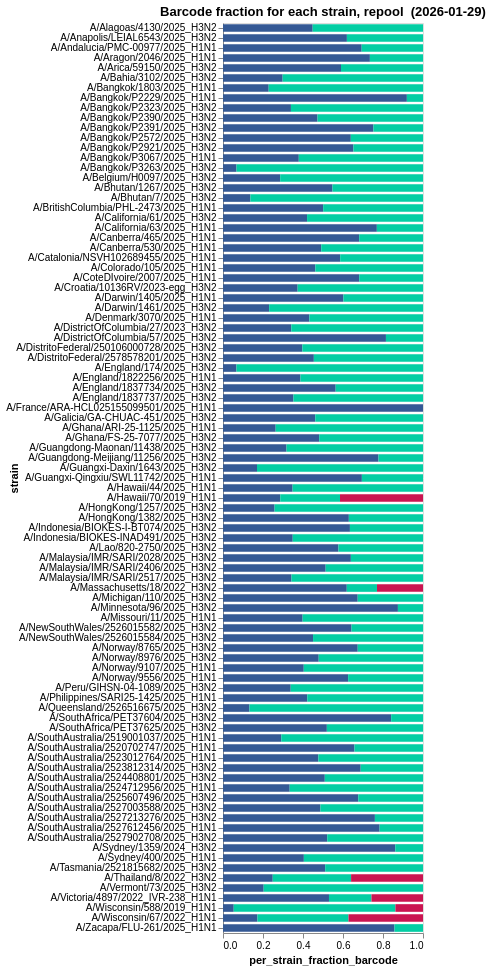

Notebook cell for this chart:
### Code cell
# Each barcode fraction across strains
all_barcode_counts = counts[['strain', 'barcode', 'count', 'well']].dropna()
single_well_all_barcode_counts = all_barcode_counts[all_barcode_counts['well'].isin([f'{well1}',f'{well2}'])]

# Get tidy single well means
tidy_single_well = single_well_all_barcode_counts[['strain','barcode','count']].groupby(['strain', 'barcode']).mean().reset_index()
# Get sums for each strain
strain_sums_df = tidy_single_well.groupby('strain').sum().rename(columns = {'count': 'strain_count_sum'}).reset_index()
# Merge and calculate per strain the fraction represented by each barcode
tidy_single_well = tidy_single_well.merge(strain_sums_df[['strain', 'strain_count_sum']], 
                       on = ['strain'],
                       validate="many_to_one",
                      )
tidy_single_well['per_strain_fraction_barcode'] = tidy_single_well['count'] / tidy_single_well['strain_count_sum']
tidy_single_well['barcode_letter'] = tidy_single_well.groupby('strain').cumcount().apply(lambda x: string.ascii_uppercase[x])

# Plot as colored bar chart
bar_chart = alt.Chart(tidy_single_well.query('count>4')).mark_bar(height={"band": 0.85}).encode(
    x = 'per_strain_fraction_barcode',
    y = alt.Y('strain', axis=alt.Axis(labelLimit=1000)),
    color=alt.Color('barcode_letter', legend=None).scale(range=color_palette),
    tooltip = ['strain', 'per_strain_fraction_barcode', 'barcode', 'count'],
).configure_axis(grid=False).properties(
        height = alt.Step(10),
        width = 200,
        title = "Barcode fraction for each strain, repool  (2026-01-29)")

bar_chart

### Figure 1 — Vega-Lite specification as saved in the notebook (floating-point values rounded to 4 significant figures; data arrays with more than 128 entries replaced by an {"elided": "..."} marker saying what was removed)
{"config": {"view": {"continuousWidth": 300, "continuousHeight": 300}, "axis": {"grid": false}}, "data": {"name": "data-9732126768892de70b2e2e90881eb39e"}, "mark": {"type": "bar", "height": {"band": 0.85}}, "encoding": {"color": {"field": "barcode_letter", "legend": null, "scale": {"range": ["#345995", "#03cea4", "#ca1551", "#eac435"]}, "type": "nominal"}, "tooltip": [{"field": "strain", "type": "nominal"}, {"field": "per_strain_fraction_barcode", "type": "quantitative"}, {"field": "barcode", "type": "nominal"}, {"field": "count", "type": "quantitative"}], "x": {"field": "per_strain_fraction_barcode", "type": "quantitative"}, "y": {"axis": {"labelLimit": 1000}, "field": "strain", "type": "nominal"}}, "height": {"step": 10}, "title": "Barcode fraction for each strain, repool  (2026-01-29)", "width": 200, "$schema": "https://vega.github.io/schema/vega-lite/v6.1.0.json", "datasets": {"data-9732126768892de70b2e2e90881eb39e": {"elided": "187 records"}}}
